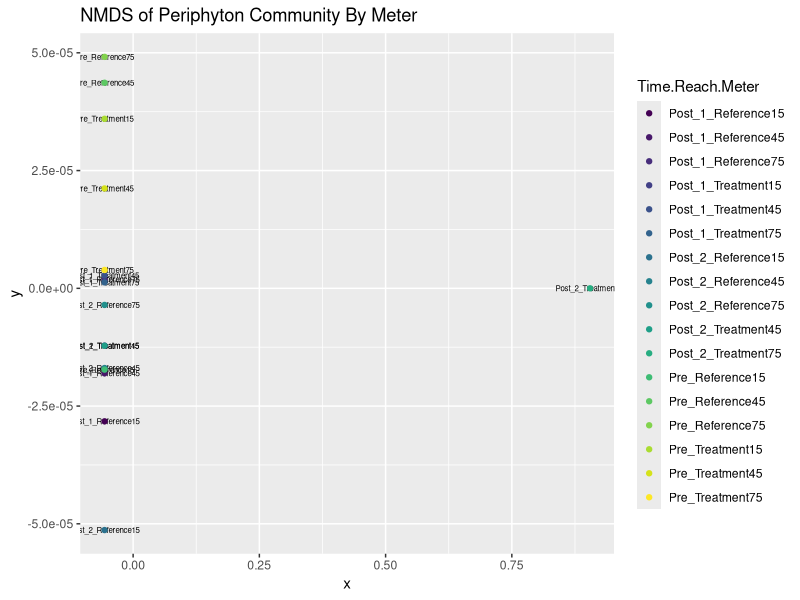

This figure's R source: (Note: this script raises an error after producing the figure.)
# Prep Periphyton data for PC-ORD
x <- c("tidyverse", "vegan", "lubridate", "readxl", "ggthemes", "viridis", "ggrepel")
lapply(x, library, character.only = TRUE)

reach.peri <- read_csv("../Periphyton/Data/Reach_Algae_DiatomsSpecified_pca_data.csv")
meter.peri <- read_csv("../Periphyton/Data/Meter_Algae_DiatomsSpecified_pca_data.csv")
 
meter.algae <- meter.peri %>% filter(str_detect(Portion.Taxon, "Algae"))
reach.algae <- reach.peri %>% filter(str_detect(Portion.Taxon, "Algae"))

# Function to convert data to long output and fill missing values with 0
long_output <- function(x, dat, key, value, group) {
  x %>%
    select(dat) %>%
    spread(key = key, value = value) %>%
    mutate_if(is.numeric , replace_na, replace = 0) %>%
    group_by_(.dots = group) %>%
    summarise_if(is.numeric, funs(sum)) %>%
    select(-c(group))
}


reach.het <- long_output(x = reach.peri, dat = c("Time.Reach","Portion.Taxon", "Sum_Het"), 
                         key = "Portion.Taxon", value = "Sum_Het", group = "Time.Reach")
  
reach.cell <- long_output(x = reach.peri, dat = c("Time.Reach","Portion.Taxon", "Sum_CellCount"), 
                          key = "Portion.Taxon", value = "Sum_CellCount", group = "Time.Reach")

reach.count <- long_output(x = reach.peri, dat = c("Time.Reach","Portion.Taxon", "Sum_Count"), 
                            key = "Portion.Taxon", value = "Sum_Count", group = "Time.Reach")

meter.count <-  long_output(x = meter.peri, dat = c("Time.Reach.Meter","Portion.Taxon", "Sum_Count"), 
                            key = "Portion.Taxon", value = "Sum_Count", group = "Time.Reach.Meter")

meter.het <-  long_output(x = meter.peri, dat = c("Time.Reach.Meter","Portion.Taxon", "Sum_Het"), 
                          key = "Portion.Taxon", value = "Sum_Het", group = "Time.Reach.Meter")

meter.cell <-  long_output(x = meter.peri, dat = c("Time.Reach.Meter","Portion.Taxon", "Sum_CellCount"), 
                           key = "Portion.Taxon", value = "Sum_CellCount", group = "Time.Reach.Meter")

reach.count.algae <- long_output(x = reach.algae, dat = c("Time.Reach","Portion.Taxon", "Sum_Count"), 
                           key = "Portion.Taxon", value = "Sum_Count", group = "Time.Reach")

meter.count.algae <-  long_output(x = meter.algae, dat = c("Time.Reach.Meter","Portion.Taxon", "Sum_Count"), 
                            key = "Portion.Taxon", value = "Sum_Count", group = "Time.Reach.Meter")

reach.env <- reach.peri %>% 
  select(-c("Sum_Count", "Sum_Het")) %>% 
  spread(key = Portion.Taxon, value = Sum_CellCount) %>% 
  select(Time.Reach) %>% unique()

meter.env <- meter.peri %>% 
  select(-c("Sum_Het", "Sum_Count")) %>% 
  spread(key = Portion.Taxon, value = Sum_CellCount) %>% 
  select(Time.Reach.Meter) %>% unique()

# No algae at post_2_treatment_15
meter.env.algae <- meter.env[-10,]


# Make list and write csv's
peri.list <- list(meter.cell = meter.cell, meter.het = meter.het, meter.count = meter.count, 
                reach.cell = reach.cell, reach.het = reach.het, reach.count = reach.count, 
                 meter.env = meter.env, reach.env = reach.env, reach.count.algae = reach.count.algae, 
                meter.count.algae = meter.count.algae, meter.env.algae = meter.env.algae)

mapply(write.csv, peri.list, file = paste0(names(peri.list), '.csv'))

#### By METER

Density <- beals(meter.count.algae)
Enviro <- meter.env[-10,]
sol <- metaMDS(Density, distance = "bray", k = 2, trymax = 100)

NMDS <- data.frame(x = sol$points[, 1], y = sol$points[ ,2], 
                   Time.Reach.Meter = select(Enviro, Time.Reach.Meter))


ggplot(data = NMDS, aes(x, y, color = Time.Reach.Meter)) +
  annotate("text", x = (NMDS$x), y = (NMDS$y), label = NMDS$Time.Reach.Meter, size = 2) +
  geom_point() +
  ggtitle("NMDS of Periphyton Community By Meter") +
  scale_color_viridis_d()

#### By REACH

Density <- reach.count
Enviro <- reach.env
sol <- metaMDS(Density, distance = "bray", k = 2, trymax = 100)

NMDS <- data.frame(x = sol$points[, 1], y = sol$points[ ,2], 
                   Time.Reach = select(Enviro, Time.Reach))

ggplot(data = NMDS, aes(x, y, color = Time.Reach)) +
  geom_path(data = df_ell, aes(x = NMDS1, y = NMDS2)) +
  annotate("text", x = (NMDS$x), y = (NMDS$y) + .04, label = NMDS$Time.Reach, size = 2) +
  geom_point() +
  ggtitle("NMDS of Periphyton Community By Reach") +
  scale_color_viridis_d()

